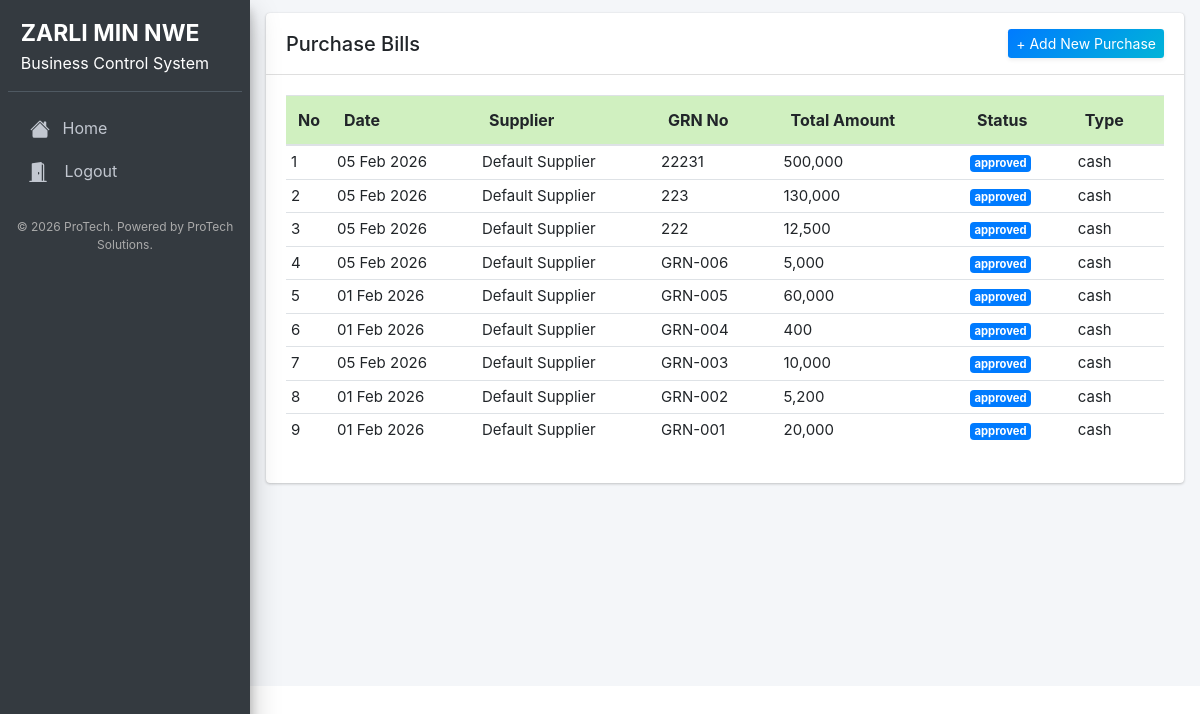
Before: /purchase.php (signed in) with the older database file.
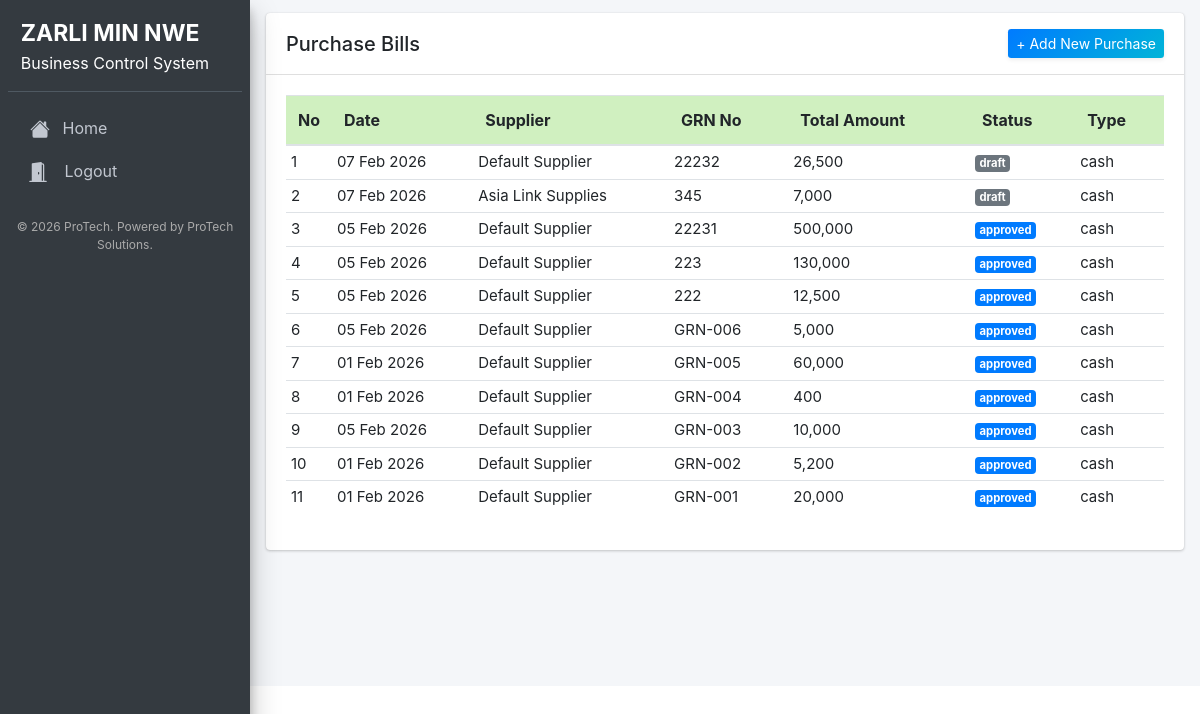
After: the same page with the newer database file.
### tables this page shows
CREATE TABLE `supplier` (
  `id` int(11) NOT NULL,
  `supplier_id` varchar(100) NOT NULL,
  `supplier_name` varchar(255) NOT NULL,
  `supplier_phone` int(11) NOT NULL,
  `supplier_address` varchar(255) NOT NULL
);

CREATE TABLE `temp_purchase` (
  `id` int(11) NOT NULL,
  `date` date NOT NULL,
  `grn_no` varchar(100) NOT NULL,
  `supplier_id` varchar(255) NOT NULL,
  `po_no` varchar(100) NOT NULL,
  `type` varchar(100) NOT NULL,
  `status` varchar(100) NOT NULL
);

### purchase.php (the view, shortened to what this page needs)
<?php
require '../Config/config.php';
?>
<?php include 'header.php';?>
<?php
  $stmt = $pdo->prepare("
    SELECT grn_no
    FROM temp_purchase
    GROUP BY grn_no
    ORDER BY MAX(id) DESC
  ");
  $stmt->execute();
  $result = $stmt->fetchAll();
?>
    <div class="col-md-12 mt-2 px-3 pt-1">
      <div class="card">
        <div class="card-header py-2 pb-0 pt-3">
          <h5 class="d-flex align-items-center justify-content-between">
            Purchase Bills
            <div class="d-flex">
                <div>
                  <a href="add_purchase.php"
                    class="btn btn-sm btn-primary fw-semibold shadow-sm"
                    type="button"
                    style="background: linear-gradient(135deg, #007bff, #00b4d8); border: none;">
                    + Add New Purchase
                  </a>
                </div>
              </div>
          </h5>
        </div>
        <div class="card-body">
          <div class="">
            <table class="table table-hover">
              <thead class="custom-thead">
                <tr>
                  <th style="width: 10px">No</th>
                  <th>Date</th>
                  <th>Supplier</th>
                  <th>GRN No</th>
                  <th>Total Amount</th>
                  <th>Status</th>
                  <th>Type</th>
                </tr>
              </thead>
              <tbody>
                <?php
                  if ($result) {
                    $id = 1;
                    foreach ($result as $value) {
                      $grn_no = $value['grn_no'];
                      $stmt = $pdo->prepare("SELECT * FROM temp_purchase WHERE grn_no=:grn_no ORDER BY id DESC");
                      $stmt->execute([':grn_no' => $grn_no]);
                      $data = $stmt->fetch(PDO::FETCH_ASSOC);
                      $supplier_id = $data['supplier_id'];
                      $supplierIdstmt = $pdo->prepare("SELECT * FROM supplier WHERE supplier_id=:supplier_id");
                      $supplierIdstmt->execute([':supplier_id' => $supplier_id]);
                      $supplierIdResult = $supplierIdstmt->fetch(PDO::FETCH_ASSOC);
                      $total_amtstmt = $pdo->prepare("SELECT SUM(amount) AS total_amt FROM temp_purchase_items WHERE grn_no=:grn_no");
                      $total_amtstmt->execute([':grn_no' => $grn_no]);
                      $total_amtdata = $total_amtstmt->fetch(PDO::FETCH_ASSOC);
                ?>
                <tr style="font-size: 15px; cursor:pointer;"
                  onclick="window.location='purchase_detail.php?grn_no=<?php echo $data['grn_no']; ?>&temp_purchaseid=<?php echo $data['id']; ?>&status=<?php echo $data['status']; ?>'">
                  <td><?php echo $id; ?></td>
                  <td><?php echo date('d M Y', strtotime($data['date'])); ?></td>
                  <td><?php echo $supplierIdResult['supplier_name'];?></td>
                  <td>
                    <?php echo $data['grn_no'];?>
                  </td>
                  <td><?php echo number_format($total_amtdata['total_amt']); ?></td>
                  <td>
                    <div class="badge <?php if($data['status'] != 'draft'){ echo "badge-primary"; }else{ echo "badge-secondary"; } ?>"><?php echo $data['status'];?></div>
                  </td>
                  <td><?php echo $data['type'];?></td>
                </tr>
                <?php
                  $id++;
                    }
                  }
                ?>
              </tbody>
            </table>
          </div>
        </div>
      </div>
    </div>

Changed rows visible on the page:
added temp_purchase: date "07 Feb 2026", grn_no "22232", status "draft", type "cash"
added temp_purchase: date "07 Feb 2026", grn_no "345", status "draft", type "cash"
now on this page (row unchanged): supplier: supplier_name "Asia Link Supplies"
Other visible differences:
new list line: "1 26,500"
new list line: "Default Supplier"
new list line: "2 7,000"
